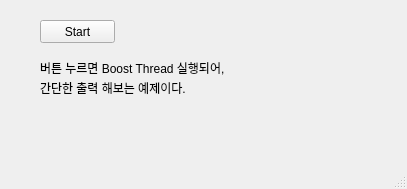
<?xml version="1.0" encoding="UTF-8"?>
<ui version="4.0">
 <class>MainWindow</class>
 <widget class="QMainWindow" name="MainWindow">
  <property name="geometry">
   <rect>
    <x>0</x>
    <y>0</y>
    <width>407</width>
    <height>189</height>
   </rect>
  </property>
  <property name="windowTitle">
   <string>MainWindow</string>
  </property>
  <widget class="QWidget" name="centralwidget">
   <widget class="QPushButton" name="pushButton">
    <property name="geometry">
     <rect>
      <x>40</x>
      <y>20</y>
      <width>75</width>
      <height>23</height>
     </rect>
    </property>
    <property name="text">
     <string>Start</string>
    </property>
   </widget>
   <widget class="QLabel" name="label">
    <property name="geometry">
     <rect>
      <x>40</x>
      <y>80</y>
      <width>291</width>
      <height>16</height>
     </rect>
    </property>
    <property name="text">
     <string>간단한 출력 해보는 예제이다.</string>
    </property>
   </widget>
   <widget class="QLabel" name="label_2">
    <property name="geometry">
     <rect>
      <x>40</x>
      <y>60</y>
      <width>291</width>
      <height>16</height>
     </rect>
    </property>
    <property name="text">
     <string>버튼 누르면 Boost Thread 실행되어, </string>
    </property>
   </widget>
  </widget>
  <widget class="QMenuBar" name="menubar">
   <property name="geometry">
    <rect>
     <x>0</x>
     <y>0</y>
     <width>407</width>
     <height>21</height>
    </rect>
   </property>
  </widget>
  <widget class="QStatusBar" name="statusbar"/>
 </widget>
 <resources/>
 <connections/>
</ui>
